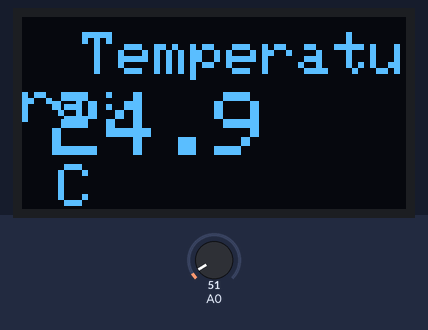
Recording of a sketch running on a simulated Arduino Uno, built with avr-gcc and run on an emulated ATmega328P. Parts: 128×64 one-colour display. The inputs (shaded band) are chosen by the test bench; at power-on: A0 = 51. What the sketch prints to the serial monitor is not drawn.

Above: at 1.5 s.
1.6 s: A0 set to 61
At 3.0 s:
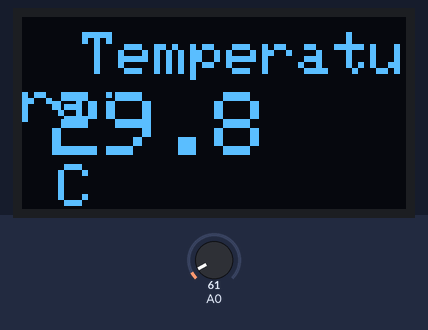
3.8 s: A0 set to 71
At 5.5 s:
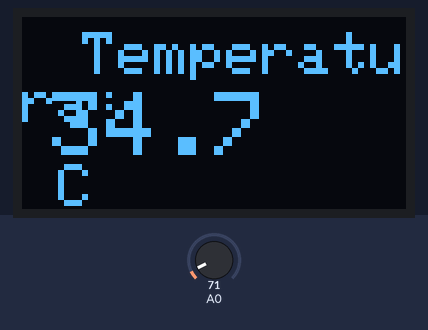
5.9 s: A0 set to 86
At 6.9 s:
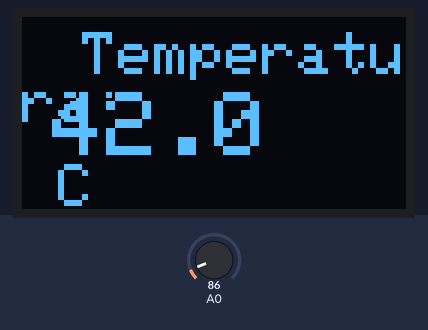
Timing chart, 0 to 8.9 s (numbered marks = the images above; inputs shaded):
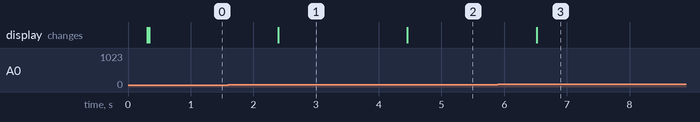

The sketch:

Labo3Artefactos.ino
```cpp
#include <Wire.h>
#include <Adafruit_GFX.h>
#include <Adafruit_SH110X.h>

#define i2c_Address 0x3C

#define SCREEN_WIDTH 128
#define SCREEN_HEIGHT 64
#define OLED_RESET -1

//Variables de  LM35
int lectura;
float temperatura;

Adafruit_SH1106G display(
  SCREEN_WIDTH,
  SCREEN_HEIGHT,
  &Wire,
  OLED_RESET
);

void setup() {

  Serial.begin(9600);


  Wire.begin();

  delay(250);


  if (!display.begin(i2c_Address, true)) {
    Serial.println("ERROR: OLED no encontrada");

    while (1);
  }

  Serial.println("OLED funcionando correctamente");


  display.clearDisplay();


  display.setTextColor(SH110X_WHITE);
  display.setTextSize(2);
  display.setCursor(15, 10);
  display.println("HOLA!");


  display.setTextSize(1);
  display.setCursor(15, 40);
  display.println("OLED funcionando");


  display.display();
}

void loop() {
  lectura = analogRead(A0);
  temperatura =((lectura * (5.0 / 1023.0))*100);

  //Monitor Serial
  Serial.print("Lectura LDR: ");
  Serial.println(lectura);

  Serial.print("Temperatura: ");
  Serial.println(temperatura);

  display.clearDisplay();

  //pantalla
  display.setTextColor(SH110X_WHITE);
  display.setTextSize(2);
  display.setCursor(20, 5);
  display.println("Temperatura: ");

  display.setTextSize(3);
  display.setCursor(10, 25);

  display.println(temperatura, 1);
  display.setTextSize(2);
  display.print(" C");
  display.display();

  delay(1000);
}
```

Measured:
- after the input at 1.6 s, the display: changes after 0.80 s (image 1)
- after the input at 3.8 s, the display: changes after 0.66 s (image 2)
- after the input at 5.9 s, the display: changes after 0.62 s (image 3)
